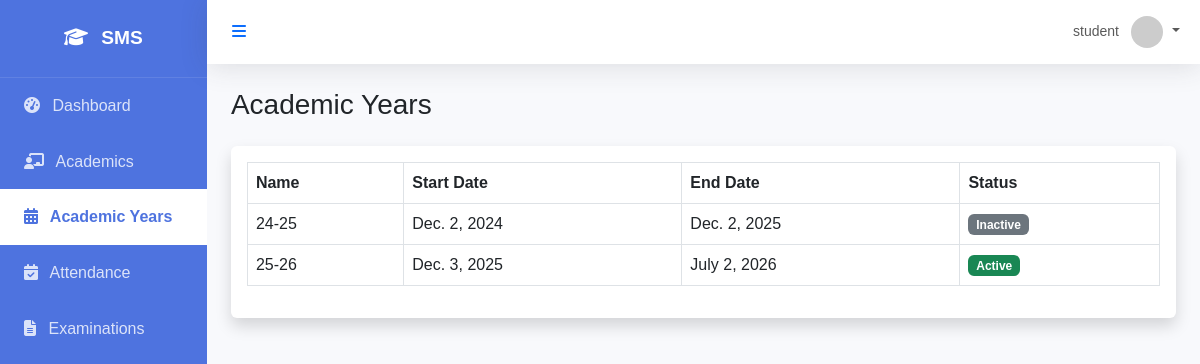
Page /academics/academic-years/ (signed in) on the earlier database version.
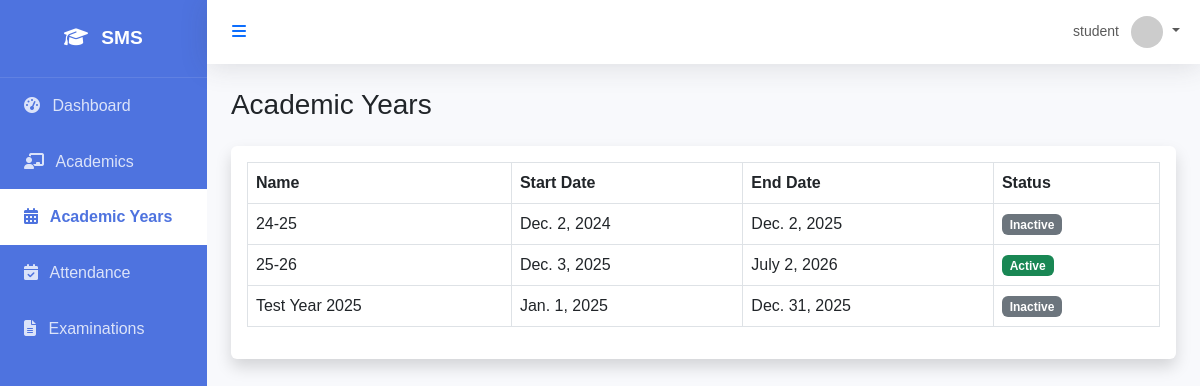
Same page on the later database version.
### academics/models.py (models this page shows, shortened)
class AcademicYear(models.Model):
    name = models.CharField(max_length=100) # e.g. 2023-2024
    start_date = models.DateField()
    end_date = models.DateField()
    is_active = models.BooleanField(default=False)

### academics/views.py (the view)
# urls.py: path('academic-years/', academic_year_list, name='academic_year_list'),
@login_required
def academic_year_list(request):
    academic_years = AcademicYear.objects.all()
    return render(request, 'academics/academic_year_list.html', {'academic_years': academic_years})

### templates/academics/academic_year_list.html (shortened to what this page needs)
{% extends 'base.html' %}
{% block content %}
<div class="d-sm-flex align-items-center justify-content-between mb-4">
    <h1 class="h3 mb-0 text-gray-800">Academic Years</h1>
</div>
<div class="card shadow mb-4">
    <div class="card-body">
        <div class="table-responsive">
            <table class="table table-bordered" width="100%" cellspacing="0">
                <thead>
                    <tr>
                        <th>Name</th>
                        <th>Start Date</th>
                        <th>End Date</th>
                        <th>Status</th>
                    </tr>
                </thead>
                <tbody>
                    {% for year in academic_years %}
                    <tr>
                        <td>{{ year.name }}</td>
                        <td>{{ year.start_date }}</td>
                        <td>{{ year.end_date }}</td>
                        <td>
                            {% if year.is_active %}
                                <span class="badge bg-success">Active</span>
                            {% else %}
                                <span class="badge bg-secondary">Inactive</span>
                            {% endif %}
                        </td>
                    </tr>
                    {% empty %}
                    <tr>
                        <td colspan="4" class="text-center">No academic years found.</td>
                    </tr>
                    {% endfor %}
                </tbody>
            </table>
        </div>
    </div>
</div>
{% endblock %}

Differences in the rows shown:
added AcademicYear: name "Test Year 2025", start_date "Jan. 1, 2025", end_date "Dec. 31, 2025", is_active "Inactive"
